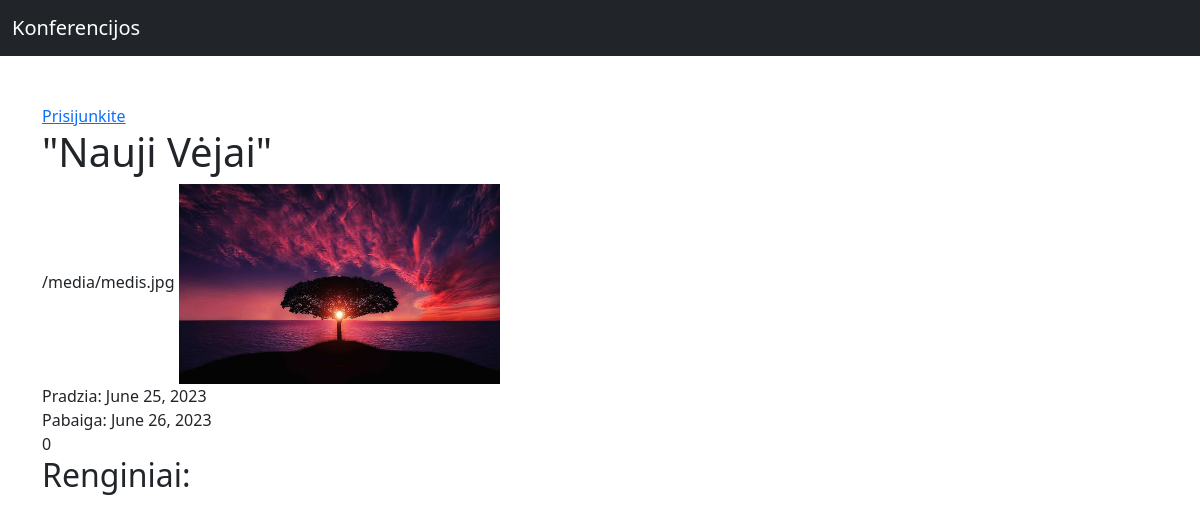
The app's page /Konferencija/4/ with its own data.
### Konferencija/models.py (models this page shows, shortened)
class Konferencija(models.Model):
    start_date = models.DateField()
    end_date = models.DateField()
    title = models.CharField(max_length=100)
    picture = models.ImageField( null = True)
    created_at = models.DateTimeField(auto_now_add=True)
    updated_at = models.DateTimeField(auto_now=True) # Kiekvieną kartą atnaujinus bet kurį modelį rodys dabartinę datą.

### Konferencija/views.py (the view)
# urls.py: path("<int:pk>/", KonferencijaDetailView.as_view(), name = "conference-detail"),
class KonferencijaDetailView(DetailView): # # DetailView yra Django biblioteka - klasė kuri viską už mus padaro
    model = Konferencija

### Konferencija/Templates/Konferencija/Konferencija_detail.html (shortened to what this page needs)
{% extends "base.html" %}
{% block "content" %}
    <h1>{{ object.title }}</h1>
    {{ object.picture.url }}
    {% if object.picture %}
        <img src="{{ object.picture.url }}" height="200px">
    {% endif %}
    <div>Pradzia: {{ object.start_date }}</div>
    <div>Pabaiga: {{ object.end_date }}</div>
    {{ object.like_set.count }}
    <h2>Renginiai:</h2>
{% endblock %}

### records on screen
Konferencija: title "\"Nauji Vėjai\"", picture "/media/medis.jpg", picture (picture), start_date "June 25, 2023", end_date "June 26, 2023", like_set.count "0"
